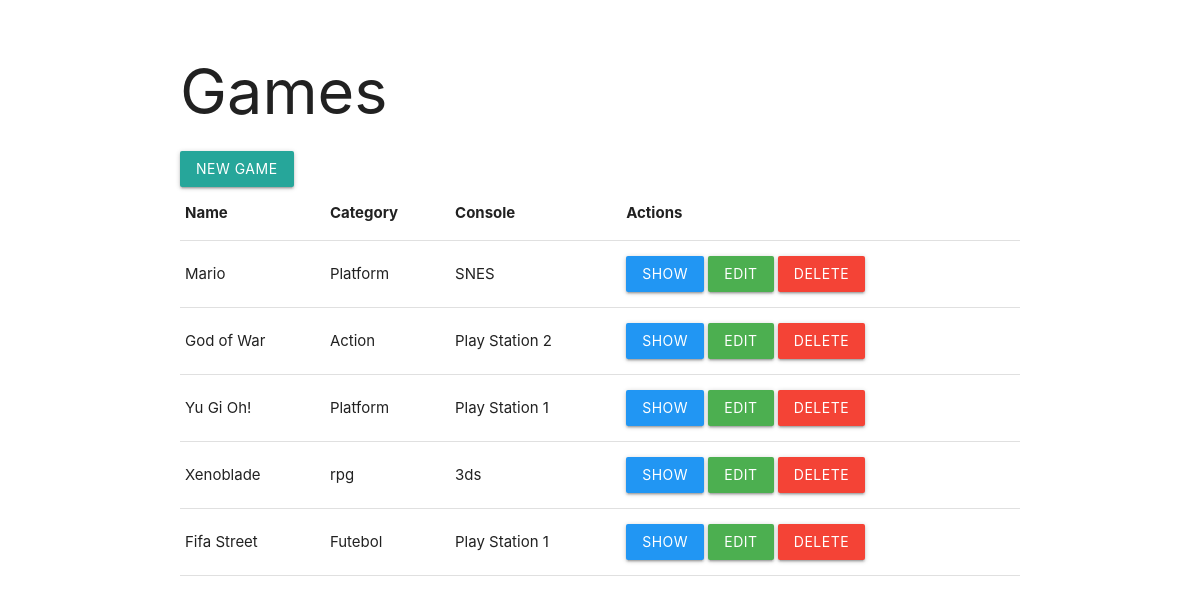
Before: / with the older database file.
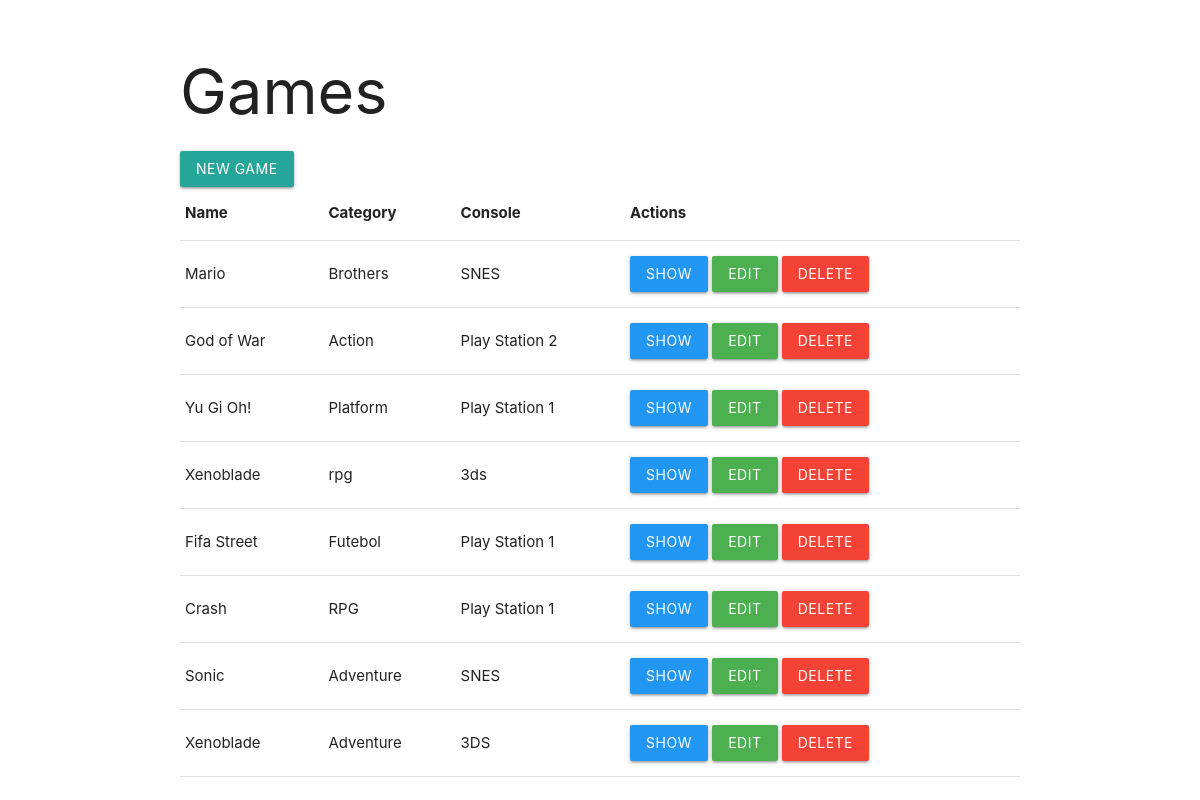
After: the same page with the newer database file.
### model.py (models this page shows, shortened)
class Game(db.Model):
    id = db.Column(db.Integer, primary_key=True)
    name = db.Column(db.String(80), unique=True, nullable=False)
    category = db.Column(db.String(120), unique=True, nullable=False)
    console = db.Column(db.String(120), unique=True, nullable=False)

### app.py (the view)
@app.route('/')
def index():
    lista = Game.query.all()
    return render_template('list_games.html', title='Games',
                            tab_name="Listing Games", games=lista)

### templates/list_games.html
{% extends "template.html" %}
{% block content %}
  <a class="waves-effect waves-light btn" href="{{ url_for('new') }}">New Game</a>
  <table class="table is-bordered is-striped is-narrow is-hoverable is-fullwidth">
      <thead class="thead-default">
          <tr>
              <th>Name</th>
              <th>Category</th>
              <th>Console</th>
              <th>Actions</th>
          </tr>
      </thead>
      <tbody>
      {% for game in games %}
          <tr>
            <td>{{ game.name }}</td>
            <td>{{ game.category }}</td>
            <td>{{ game.console }}</td>
            <td>
              <a class="waves-effect waves-light btn blue" href="#">Show</a>
              <a class="waves-effect waves-light btn green" href="{{ url_for('edit', game_id = game.id) }}">Edit</a>
              <a class="waves-effect waves-light btn red" href="{{ url_for('delete', game_id = game.id) }}">Delete</a>
            </td>
          </tr>
      {% endfor %}
      </tbody>
  </table>
{% endblock %}

### templates/template.html (shortened to what this page needs)
<!DOCTYPE html>
<html>
  <head>
    <link rel="stylesheet" href="{{ url_for('static', filename='css/materialize.css') }}">
    <link rel="stylesheet" href="{{ url_for('static', filename='css/font-awesome.min.css') }}">
    <link rel="stylesheet" href="{{ url_for('static', filename='js/materialize.js') }}">
    <link rel="stylesheet" href="{{ url_for('static', filename='js/jquery-3.3.1.min.js') }}">
  </head>
  <body>
    <section class="section">
      <div class="container">
          <div class="title">
              <h1>{{ title }}</h1>
          </div>
          {% block content %}{% endblock %}
      </div>
    </section>
  </body>
</html>

Changed rows visible on the page:
changed Game "Mario": category "Platform" → "Brothers"
added Game: name "Crash", category "RPG", console "Play Station 1"
added Game: name "Sonic", category "Adventure", console "SNES"
added Game: name "Xenoblade", category "Adventure", console "3DS"
